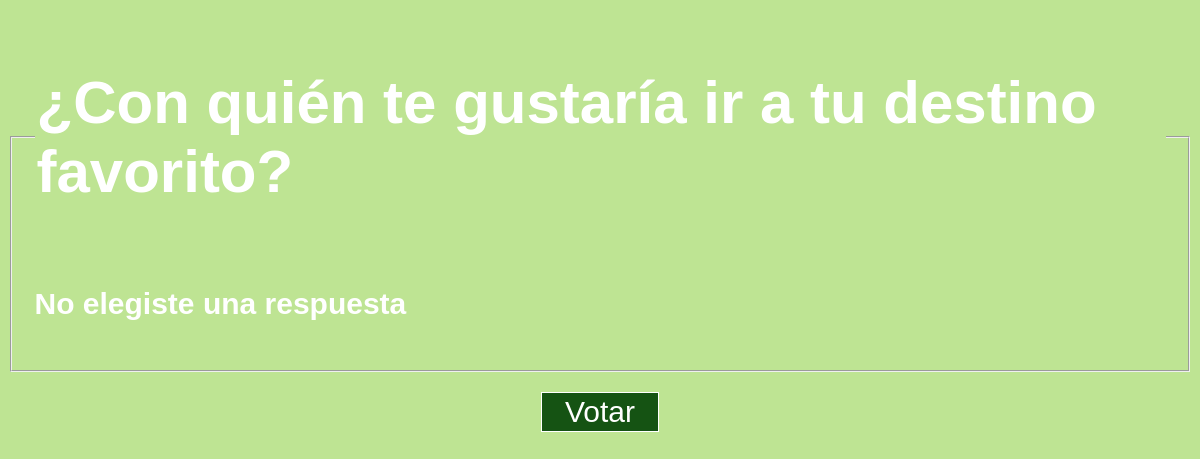
The page /polls/4/vote/ on the database as committed earlier.
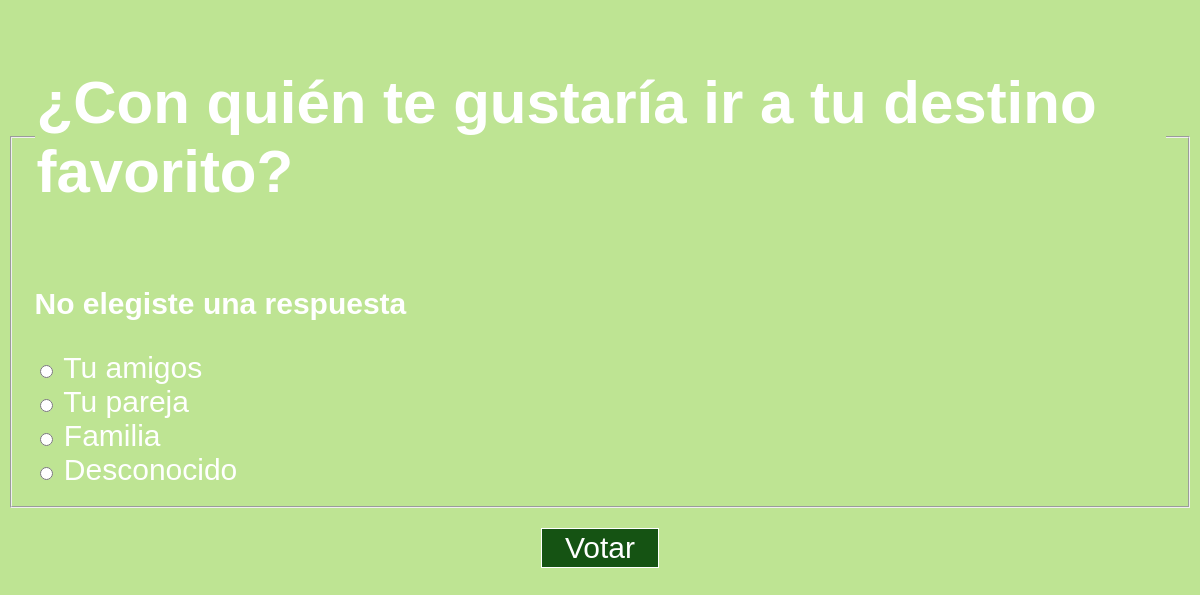
The same page on the database as committed later.
### polls/models.py (models this page shows, shortened)
class Choice(models.Model):
    question = models.ForeignKey(Question, on_delete=models.CASCADE)
    choice_text = models.CharField(max_length=200)
    votes = models.IntegerField(default=0)

### polls/views.py (the view)
# urls.py: path("<int:question_id>/vote/", views.vote, name="vote"),
def vote(request, question_id):
    question = get_object_or_404(Question, pk=question_id)
    try:
        selected_choice = question.choice_set.get(pk=request.POST["choice"])
    except (KeyError, Choice.DoesNotExist):
        return render(request, "polls/detail.html", {
            "question":question,
            "error_message": "No elegiste una respuesta"
        })
    else:
        selected_choice.votes +=1
        selected_choice.save()
        return HttpResponseRedirect(reverse("polls:results", args=(question.id,)))

### polls/templates/polls/detail.html (shortened to what this page needs)
{% load static %}
<!DOCTYPE html>
<html lang="en">
<head>
    <link rel="stylesheet" href="{% static 'polls/detail.css' %}">
</head>
<body>
    <form action="{% url 'polls:vote' question.id %}" method="post">
        <fieldset>
            <legend><h1>{{ question.question_text}}</h1></legend>
            {% if error_message %}
            <p><strong>{{ error_message }}</strong></p>
            {% endif %}
            {% for choice in question.choice_set.all  %}
                <input
                    type="radio"
                    name="choice"
                    id="choice{{forloop.counter}} "
                    value="{{choice.id}}"
                >
                <label for="choice{{forloop.counter}}">
                    {{choice.choice_text}}
                </label>
                <br>
            {% endfor %}
        </fieldset>
        <input type="submit" value="Votar">
        </form>
</body>
</html>

Rows that differ between the two databases and show on the page:
added Choice: choice_text "Tu amigos"
added Choice: choice_text "Tu pareja"
added Choice: choice_text "Familia"
added Choice: choice_text "Desconocido"
